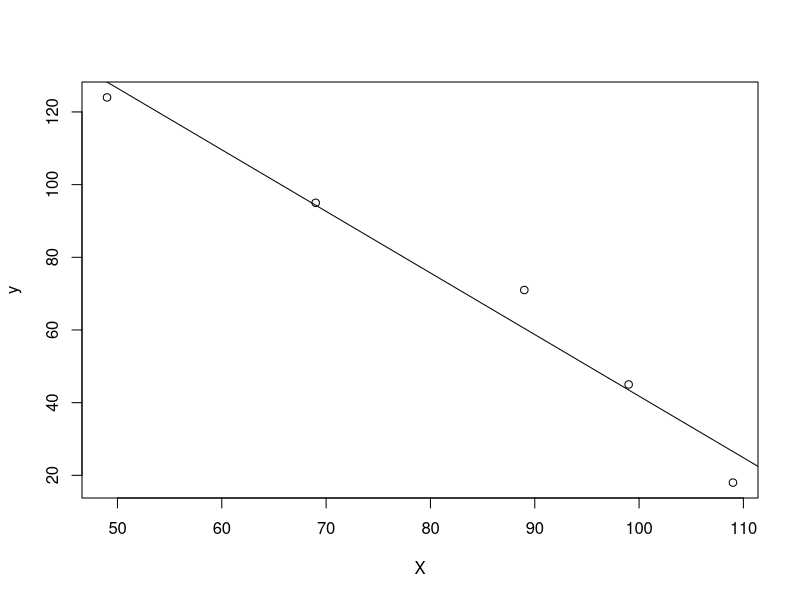
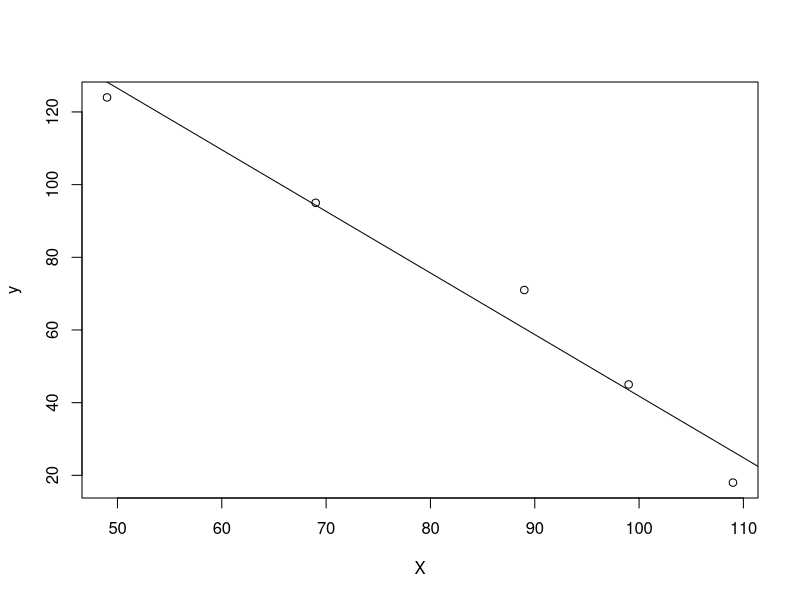

Write the R code that produced these figures, in order.
## ---- chunk 1
X = c(49, 69, 89, 99, 109)
y = c(124, 95, 71, 45, 18)
## ---- chunk 2
plot(X, y)
abline(lm(y~X))
## ---- chunk 3
x_mean = mean(X)
y_mean = mean(y)

w_hat = sum((X - x_mean) * (y - y_mean)) / sum((X - x_mean) ^ 2)


print(paste("w hat = ", w_hat))
## ---- chunk 4

b = y_mean - w_hat * x_mean

print(paste("b = ", b))
## ---- chunk 5

plot(X, y)
abline(lm(y~X))
abline(y~w_hat * x + b)
## ---- chunk 6
X = matrix(cbind(1, X), ncol=2)
X
## ---- chunk 7
result <- t(X) %*% X
result
## ---- chunk 8
xt_x_inv <- solve(result)
xt_x_inv
## ---- chunk 9
matrix2 <- matrix(c(result[2,2], -result[1,2], -result[2,1], result[1,1]), nrow=2)
const <- 1 / (result[1,1]*result[2,2] - result[1,2]*result[2,1]) 
inv2 <- const * matrix2
inv2
## ---- chunk 10
# your code here

term2 <- t(X) %*% y
term2
## ---- chunk 11
final <- inv2 %*% term2
final
